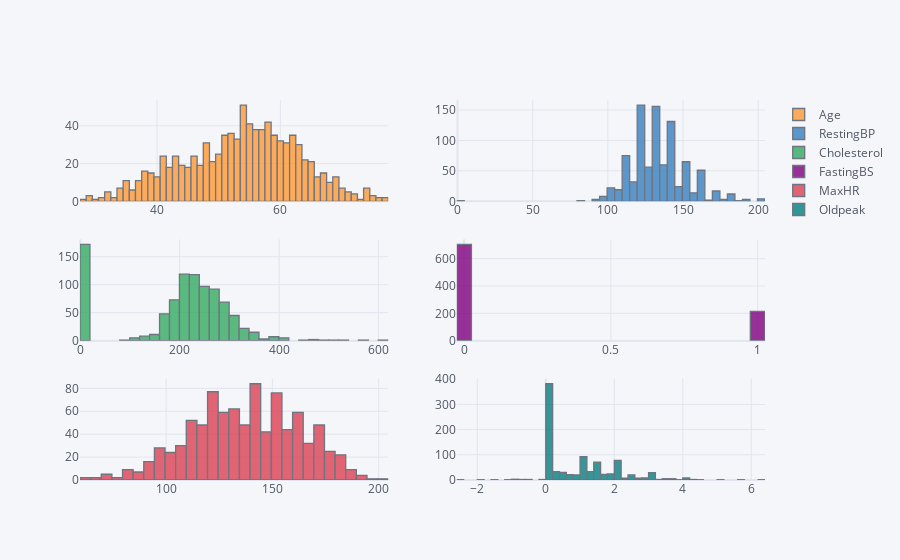

The notebook cell saved with this chart:
### Code cell
df[numerical].iplot(kind='histogram', subplots=True,bins=50)

### Figure 1 — Plotly figure (JSON) as saved in the notebook; plotly's stock layout.template omitted (floating-point values rounded to 4 significant figures; data arrays with more than 128 entries replaced by an {"elided": "..."} marker saying what was removed)
{"data": [{"histfunc": "count", "histnorm": "", "marker": {"color": "rgba(255, 153, 51, 1.0)", "line": {"color": "#4D5663", "width": 1.3}}, "name": "Age", "nbinsx": 50, "opacity": 0.8, "orientation": "v", "type": "histogram", "x": {"elided": "918 int values"}, "xaxis": "x", "yaxis": "y"}, {"histfunc": "count", "histnorm": "", "marker": {"color": "rgba(55, 128, 191, 1.0)", "line": {"color": "#4D5663", "width": 1.3}}, "name": "RestingBP", "nbinsx": 50, "opacity": 0.8, "orientation": "v", "type": "histogram", "x": {"elided": "918 int values"}, "xaxis": "x2", "yaxis": "y2"}, {"histfunc": "count", "histnorm": "", "marker": {"color": "rgba(50, 171, 96, 1.0)", "line": {"color": "#4D5663", "width": 1.3}}, "name": "Cholesterol", "nbinsx": 50, "opacity": 0.8, "orientation": "v", "type": "histogram", "x": {"elided": "918 int values"}, "xaxis": "x3", "yaxis": "y3"}, {"histfunc": "count", "histnorm": "", "marker": {"color": "rgba(128, 0, 128, 1.0)", "line": {"color": "#4D5663", "width": 1.3}}, "name": "FastingBS", "nbinsx": 50, "opacity": 0.8, "orientation": "v", "type": "histogram", "x": {"elided": "918 int values"}, "xaxis": "x4", "yaxis": "y4"}, {"histfunc": "count", "histnorm": "", "marker": {"color": "rgba(219, 64, 82, 1.0)", "line": {"color": "#4D5663", "width": 1.3}}, "name": "MaxHR", "nbinsx": 50, "opacity": 0.8, "orientation": "v", "type": "histogram", "x": {"elided": "918 int values"}, "xaxis": "x5", "yaxis": "y5"}, {"histfunc": "count", "histnorm": "", "marker": {"color": "rgba(0, 128, 128, 1.0)", "line": {"color": "#4D5663", "width": 1.3}}, "name": "Oldpeak", "nbinsx": 50, "opacity": 0.8, "orientation": "v", "type": "histogram", "x": {"elided": "918 float values"}, "xaxis": "x6", "yaxis": "y6"}], "layout": {"barmode": "overlay", "legend": {"bgcolor": "#F5F6F9", "font": {"color": "#4D5663"}}, "paper_bgcolor": "#F5F6F9", "plot_bgcolor": "#F5F6F9", "title": {"font": {"color": "#4D5663"}}, "xaxis": {"anchor": "y", "domain": [0, 0.45], "gridcolor": "#E1E5ED", "showgrid": true, "tickfont": {"color": "#4D5663"}, "title": {"font": {"color": "#4D5663"}, "text": ""}, "zerolinecolor": "#E1E5ED"}, "xaxis2": {"anchor": "y2", "domain": [0.55, 1], "gridcolor": "#E1E5ED", "showgrid": true, "tickfont": {"color": "#4D5663"}, "title": {"font": {"color": "#4D5663"}, "text": ""}, "zerolinecolor": "#E1E5ED"}, "xaxis3": {"anchor": "y3", "domain": [0, 0.45], "gridcolor": "#E1E5ED", "showgrid": true, "tickfont": {"color": "#4D5663"}, "title": {"font": {"color": "#4D5663"}, "text": ""}, "zerolinecolor": "#E1E5ED"}, "xaxis4": {"anchor": "y4", "domain": [0.55, 1], "gridcolor": "#E1E5ED", "showgrid": true, "tickfont": {"color": "#4D5663"}, "title": {"font": {"color": "#4D5663"}, "text": ""}, "zerolinecolor": "#E1E5ED"}, "xaxis5": {"anchor": "y5", "domain": [0, 0.45], "gridcolor": "#E1E5ED", "showgrid": true, "tickfont": {"color": "#4D5663"}, "title": {"font": {"color": "#4D5663"}, "text": ""}, "zerolinecolor": "#E1E5ED"}, "xaxis6": {"anchor": "y6", "domain": [0.55, 1], "gridcolor": "#E1E5ED", "showgrid": true, "tickfont": {"color": "#4D5663"}, "title": {"font": {"color": "#4D5663"}, "text": ""}, "zerolinecolor": "#E1E5ED"}, "yaxis": {"anchor": "x", "domain": [0.7333, 1], "gridcolor": "#E1E5ED", "showgrid": true, "tickfont": {"color": "#4D5663"}, "title": {"font": {"color": "#4D5663"}, "text": ""}, "zerolinecolor": "#E1E5ED"}, "yaxis2": {"anchor": "x2", "domain": [0.7333, 1], "gridcolor": "#E1E5ED", "showgrid": true, "tickfont": {"color": "#4D5663"}, "title": {"font": {"color": "#4D5663"}, "text": ""}, "zerolinecolor": "#E1E5ED"}, "yaxis3": {"anchor": "x3", "domain": [0.3667, 0.6333], "gridcolor": "#E1E5ED", "showgrid": true, "tickfont": {"color": "#4D5663"}, "title": {"font": {"color": "#4D5663"}, "text": ""}, "zerolinecolor": "#E1E5ED"}, "yaxis4": {"anchor": "x4", "domain": [0.3667, 0.6333], "gridcolor": "#E1E5ED", "showgrid": true, "tickfont": {"color": "#4D5663"}, "title": {"font": {"color": "#4D5663"}, "text": ""}, "zerolinecolor": "#E1E5ED"}, "yaxis5": {"anchor": "x5", "domain": [0, 0.2667], "gridcolor": "#E1E5ED", "showgrid": true, "tickfont": {"color": "#4D5663"}, "title": {"font": {"color": "#4D5663"}, "text": ""}, "zerolinecolor": "#E1E5ED"}, "yaxis6": {"anchor": "x6", "domain": [0, 0.2667], "gridcolor": "#E1E5ED", "showgrid": true, "tickfont": {"color": "#4D5663"}, "title": {"font": {"color": "#4D5663"}, "text": ""}, "zerolinecolor": "#E1E5ED"}}}
